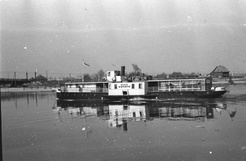
#> input picture l2_gr4_chepikov/boat1.jpg, 246 x 161 px, shrunk from 1972 x 1291 before the run
$ jupyter execute main.ipynb   (text cells are left out)
#> lines starting #> are read from the running program, lines starting #| are printed output that depends on the picture; pictures that were not available may be replaced by others from this repository, and a replacement may not be noted
[cell 1]
import numpy as np
import matplotlib.pyplot as plt

from skimage import data
from skimage.draw import ellipse
from skimage import io, color
from skimage import data
from skimage import transform
from skimage import img_as_float

[cell 2]
image_files = ['boat1.jpg', 'boat2.png']
images = [io.imread(img_file) for img_file in image_files]
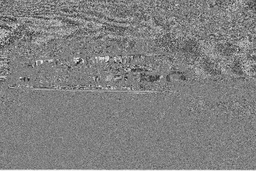
#> input picture l2_gr4_chepikov/image2_kernel1.jpg, 256 x 171 px, shrunk from 2048 x 1369 before the run, given in place of boat2.png, which was not available
#> images = 2 items

for img in images:
    plt.figure()
    plt.imshow(img, cmap='gray')
    plt.axis('off')
    plt.show()
#> this loop made 2 passes

[cell 3]
kernels = [
    np.array([[1, 1, 1, 1, 1],
              [1, 1, 1, 1, 1],
              [1, 1, 1, 1, 1],
              [1, 1, 1, 1, 1],
              [1, 1, 1, 1, 1]]),

    np.array([[-1, -1, -1, -1, -1],
              [-1, -1, -1, -1, -1],
              [-1, -1, 0, 0, 0],
              [1, 1, 1, 1, 1],
              [1, 1, 1, 1, 1]]),

    np.array([[-1, -1, -1, -1, -1],
              [-1, -1, -1, -1, -1],
              [-1, -1, 0, 1, 1],
              [-1, -1, 1, 1, 1],
              [-1, -1, 1, 1, 1]])
]

[cell 4]
def correlate2d(image, kernel):
    image = np.array(image)
    kernel = np.array(kernel)
    kernel_height, kernel_width = kernel.shape
    image_height, image_width = image.shape
    pad_height = kernel_height // 2
    pad_width = kernel_width // 2

    padded_image = np.pad(image, ((pad_height, pad_height), (pad_width, pad_width)), mode='constant')
    result = np.zeros_like(image) # TODO dtype = int16

    for i in range(image_height):
        for j in range(image_width):
            region = padded_image[i:i + kernel_height, j:j + kernel_width]
            result[i, j] = np.sum(region * kernel)

    return result

[cell 5]
filtered_images = {}

[cell 6]
for img_idx, image in enumerate(images):
    for kernel_idx, kernel in enumerate(kernels):
        filtered_image = correlate2d(image, kernel)
        image_name = f'image{img_idx+1}_kernel{kernel_idx+1}.jpg'

        # io.imsave(image_name, filtered_image)

        filtered_images[(img_idx, kernel_idx)] = filtered_image
#> this loop made 2 passes
#> img_idx on passes 1 to 2: 0, 1
#> pass 1, in correlate2d, `padded_image = np.pad(image, ((pad_height, pad_height), (pad_width, pa..`:
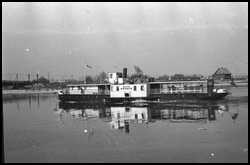
#> padded_image: shape (165, 250); min 0, max 255, mean 139.9
#> pass 2, in correlate2d (call 4), `padded_image = np.pad(image, ((pad_height, pad_height), (pad_width, pa..`:
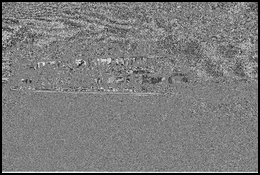
#> padded_image: shape (175, 260); min 0, max 249, mean 123.4
#> after the loop, filtered_images = 6 items

[cell 7]
fig, ax = plt.subplots(len(images), len(kernels), figsize=(15, 10))
for img_idx in range(len(images)):
    for kernel_idx in range(len(kernels)):
        ax[img_idx, kernel_idx].imshow(filtered_images[(img_idx, kernel_idx)], cmap='gray')
        ax[img_idx, kernel_idx].set_title(f'Image {img_idx+1} - Kernel {kernel_idx+1}')
        ax[img_idx, kernel_idx].axis('off')

plt.tight_layout()
plt.show()
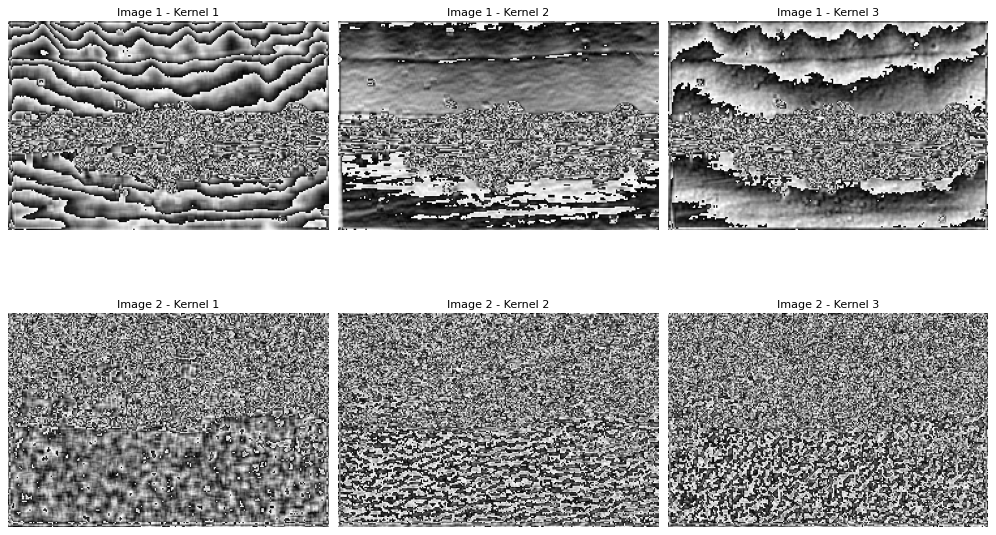
#> figure drawn by matplotlib, 6 panels
